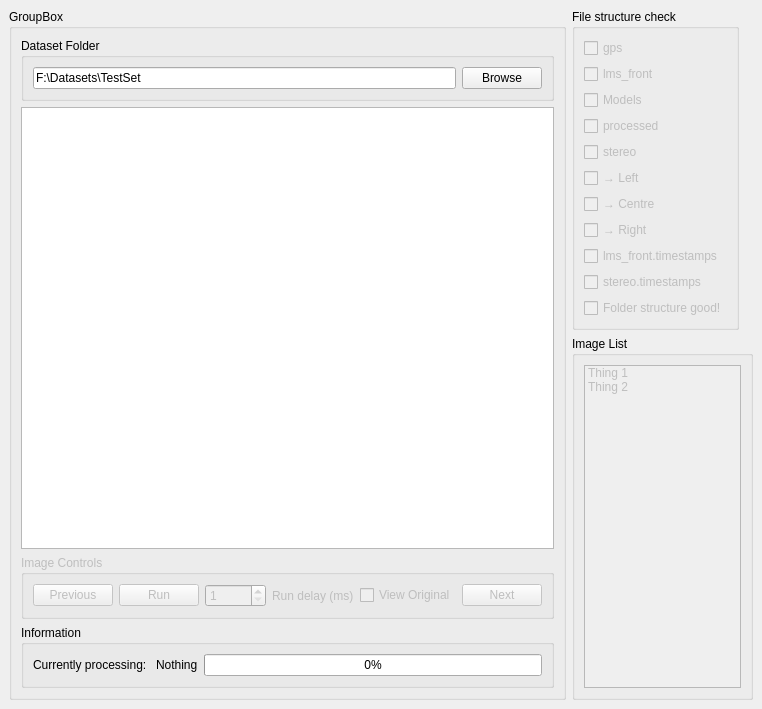
<?xml version="1.0" encoding="UTF-8"?>
<ui version="4.0">
 <class>MainWindow</class>
 <widget class="QMainWindow" name="MainWindow">
  <property name="geometry">
   <rect>
    <x>0</x>
    <y>0</y>
    <width>762</width>
    <height>709</height>
   </rect>
  </property>
  <property name="windowTitle">
   <string>MainWindow</string>
  </property>
  <widget class="QWidget" name="centralwidget">
   <layout class="QHBoxLayout" name="horizontalLayout_4">
    <item>
     <layout class="QVBoxLayout" name="verticalLayout_2">
      <item>
       <widget class="QGroupBox" name="groupBox">
        <property name="title">
         <string>GroupBox</string>
        </property>
        <layout class="QVBoxLayout" name="verticalLayout_3">
         <item>
          <widget class="QGroupBox" name="g_folder">
           <property name="sizePolicy">
            <sizepolicy hsizetype="Expanding" vsizetype="Preferred">
             <horstretch>0</horstretch>
             <verstretch>0</verstretch>
            </sizepolicy>
           </property>
           <property name="title">
            <string>Dataset Folder</string>
           </property>
           <layout class="QHBoxLayout" name="horizontalLayout">
            <item>
             <widget class="QLineEdit" name="folderLine">
              <property name="text">
               <string>F:\Datasets\TestSet</string>
              </property>
             </widget>
            </item>
            <item>
             <widget class="QPushButton" name="browseButton">
              <property name="sizePolicy">
               <sizepolicy hsizetype="Maximum" vsizetype="Fixed">
                <horstretch>0</horstretch>
                <verstretch>0</verstretch>
               </sizepolicy>
              </property>
              <property name="text">
               <string>Browse</string>
              </property>
             </widget>
            </item>
           </layout>
          </widget>
         </item>
         <item>
          <widget class="QGraphicsView" name="imageView"/>
         </item>
         <item>
          <widget class="QGroupBox" name="imageControls">
           <property name="enabled">
            <bool>false</bool>
           </property>
           <property name="title">
            <string>Image Controls</string>
           </property>
           <layout class="QHBoxLayout" name="horizontalLayout_3">
            <item>
             <widget class="QPushButton" name="pushButton_2">
              <property name="text">
               <string>Previous</string>
              </property>
             </widget>
            </item>
            <item>
             <widget class="QPushButton" name="pushButton_3">
              <property name="text">
               <string>Run</string>
              </property>
             </widget>
            </item>
            <item>
             <widget class="QSpinBox" name="spinBox">
              <property name="minimum">
               <number>1</number>
              </property>
              <property name="maximum">
               <number>10000</number>
              </property>
             </widget>
            </item>
            <item>
             <widget class="QLabel" name="label">
              <property name="text">
               <string>Run delay (ms)</string>
              </property>
              <property name="alignment">
               <set>Qt::AlignLeading|Qt::AlignLeft|Qt::AlignVCenter</set>
              </property>
             </widget>
            </item>
            <item>
             <widget class="QCheckBox" name="checkBox">
              <property name="text">
               <string>View Original</string>
              </property>
             </widget>
            </item>
            <item>
             <widget class="QPushButton" name="pushButton_4">
              <property name="text">
               <string>Next</string>
              </property>
             </widget>
            </item>
           </layout>
          </widget>
         </item>
         <item>
          <widget class="QGroupBox" name="groupBox_3">
           <property name="sizePolicy">
            <sizepolicy hsizetype="Preferred" vsizetype="Minimum">
             <horstretch>0</horstretch>
             <verstretch>0</verstretch>
            </sizepolicy>
           </property>
           <property name="title">
            <string>Information</string>
           </property>
           <layout class="QHBoxLayout" name="horizontalLayout_5">
            <item>
             <widget class="QLabel" name="label_2">
              <property name="text">
               <string>Currently processing: </string>
              </property>
             </widget>
            </item>
            <item>
             <widget class="QLabel" name="Status">
              <property name="text">
               <string>Nothing</string>
              </property>
             </widget>
            </item>
            <item>
             <widget class="QProgressBar" name="progressBar">
              <property name="sizePolicy">
               <sizepolicy hsizetype="Expanding" vsizetype="Fixed">
                <horstretch>0</horstretch>
                <verstretch>0</verstretch>
               </sizepolicy>
              </property>
              <property name="minimumSize">
               <size>
                <width>0</width>
                <height>0</height>
               </size>
              </property>
              <property name="maximum">
               <number>100</number>
              </property>
              <property name="value">
               <number>0</number>
              </property>
              <property name="format">
               <string>%p%</string>
              </property>
             </widget>
            </item>
           </layout>
          </widget>
         </item>
        </layout>
       </widget>
      </item>
     </layout>
    </item>
    <item>
     <layout class="QVBoxLayout" name="verticalLayout_4">
      <item>
       <widget class="QGroupBox" name="file_struct">
        <property name="sizePolicy">
         <sizepolicy hsizetype="Maximum" vsizetype="Preferred">
          <horstretch>0</horstretch>
          <verstretch>0</verstretch>
         </sizepolicy>
        </property>
        <property name="title">
         <string>File structure check</string>
        </property>
        <layout class="QVBoxLayout" name="verticalLayout">
         <item>
          <widget class="QCheckBox" name="g_f_gps">
           <property name="enabled">
            <bool>false</bool>
           </property>
           <property name="sizePolicy">
            <sizepolicy hsizetype="Maximum" vsizetype="Fixed">
             <horstretch>0</horstretch>
             <verstretch>0</verstretch>
            </sizepolicy>
           </property>
           <property name="text">
            <string>gps</string>
           </property>
           <property name="checkable">
            <bool>true</bool>
           </property>
           <property name="tristate">
            <bool>false</bool>
           </property>
          </widget>
         </item>
         <item>
          <widget class="QCheckBox" name="g_f_lms_front">
           <property name="enabled">
            <bool>false</bool>
           </property>
           <property name="sizePolicy">
            <sizepolicy hsizetype="Maximum" vsizetype="Fixed">
             <horstretch>0</horstretch>
             <verstretch>0</verstretch>
            </sizepolicy>
           </property>
           <property name="text">
            <string>lms_front</string>
           </property>
           <property name="checkable">
            <bool>true</bool>
           </property>
           <property name="tristate">
            <bool>false</bool>
           </property>
          </widget>
         </item>
         <item>
          <widget class="QCheckBox" name="g_f_models">
           <property name="enabled">
            <bool>false</bool>
           </property>
           <property name="sizePolicy">
            <sizepolicy hsizetype="Maximum" vsizetype="Fixed">
             <horstretch>0</horstretch>
             <verstretch>0</verstretch>
            </sizepolicy>
           </property>
           <property name="text">
            <string>Models</string>
           </property>
           <property name="checkable">
            <bool>true</bool>
           </property>
           <property name="tristate">
            <bool>false</bool>
           </property>
          </widget>
         </item>
         <item>
          <widget class="QCheckBox" name="g_f_processed">
           <property name="enabled">
            <bool>false</bool>
           </property>
           <property name="sizePolicy">
            <sizepolicy hsizetype="Maximum" vsizetype="Fixed">
             <horstretch>0</horstretch>
             <verstretch>0</verstretch>
            </sizepolicy>
           </property>
           <property name="text">
            <string>processed</string>
           </property>
           <property name="checkable">
            <bool>true</bool>
           </property>
           <property name="tristate">
            <bool>false</bool>
           </property>
          </widget>
         </item>
         <item>
          <widget class="QCheckBox" name="g_f_stereo">
           <property name="enabled">
            <bool>false</bool>
           </property>
           <property name="sizePolicy">
            <sizepolicy hsizetype="Maximum" vsizetype="Fixed">
             <horstretch>0</horstretch>
             <verstretch>0</verstretch>
            </sizepolicy>
           </property>
           <property name="text">
            <string>stereo</string>
           </property>
           <property name="checkable">
            <bool>true</bool>
           </property>
           <property name="tristate">
            <bool>false</bool>
           </property>
          </widget>
         </item>
         <item>
          <widget class="QCheckBox" name="g_f_left">
           <property name="enabled">
            <bool>false</bool>
           </property>
           <property name="sizePolicy">
            <sizepolicy hsizetype="Maximum" vsizetype="Fixed">
             <horstretch>0</horstretch>
             <verstretch>0</verstretch>
            </sizepolicy>
           </property>
           <property name="text">
            <string>→ Left</string>
           </property>
           <property name="checkable">
            <bool>true</bool>
           </property>
           <property name="tristate">
            <bool>false</bool>
           </property>
          </widget>
         </item>
         <item>
          <widget class="QCheckBox" name="g_f_centre">
           <property name="enabled">
            <bool>false</bool>
           </property>
           <property name="sizePolicy">
            <sizepolicy hsizetype="Maximum" vsizetype="Fixed">
             <horstretch>0</horstretch>
             <verstretch>0</verstretch>
            </sizepolicy>
           </property>
           <property name="text">
            <string>→ Centre</string>
           </property>
           <property name="checkable">
            <bool>true</bool>
           </property>
           <property name="tristate">
            <bool>false</bool>
           </property>
          </widget>
         </item>
         <item>
          <widget class="QCheckBox" name="g_f_right">
           <property name="enabled">
            <bool>false</bool>
           </property>
           <property name="sizePolicy">
            <sizepolicy hsizetype="Maximum" vsizetype="Fixed">
             <horstretch>0</horstretch>
             <verstretch>0</verstretch>
            </sizepolicy>
           </property>
           <property name="text">
            <string>→ Right</string>
           </property>
           <property name="checkable">
            <bool>true</bool>
           </property>
           <property name="tristate">
            <bool>false</bool>
           </property>
          </widget>
         </item>
         <item>
          <widget class="QCheckBox" name="g_f_lmsTime">
           <property name="enabled">
            <bool>false</bool>
           </property>
           <property name="sizePolicy">
            <sizepolicy hsizetype="Maximum" vsizetype="Fixed">
             <horstretch>0</horstretch>
             <verstretch>0</verstretch>
            </sizepolicy>
           </property>
           <property name="text">
            <string>lms_front.timestamps</string>
           </property>
           <property name="checkable">
            <bool>true</bool>
           </property>
           <property name="tristate">
            <bool>false</bool>
           </property>
          </widget>
         </item>
         <item>
          <widget class="QCheckBox" name="g_f_stereoTime">
           <property name="enabled">
            <bool>false</bool>
           </property>
           <property name="sizePolicy">
            <sizepolicy hsizetype="Maximum" vsizetype="Fixed">
             <horstretch>0</horstretch>
             <verstretch>0</verstretch>
            </sizepolicy>
           </property>
           <property name="text">
            <string>stereo.timestamps</string>
           </property>
           <property name="checkable">
            <bool>true</bool>
           </property>
           <property name="tristate">
            <bool>false</bool>
           </property>
          </widget>
         </item>
         <item>
          <widget class="QCheckBox" name="g_f_good">
           <property name="enabled">
            <bool>false</bool>
           </property>
           <property name="text">
            <string>Folder structure good!</string>
           </property>
           <property name="checkable">
            <bool>true</bool>
           </property>
           <property name="tristate">
            <bool>false</bool>
           </property>
          </widget>
         </item>
        </layout>
       </widget>
      </item>
      <item>
       <widget class="QGroupBox" name="groupBox_2">
        <property name="sizePolicy">
         <sizepolicy hsizetype="Maximum" vsizetype="Preferred">
          <horstretch>0</horstretch>
          <verstretch>0</verstretch>
         </sizepolicy>
        </property>
        <property name="title">
         <string>Image List</string>
        </property>
        <layout class="QHBoxLayout" name="horizontalLayout_2">
         <item>
          <widget class="QListWidget" name="listWidget">
           <property name="enabled">
            <bool>false</bool>
           </property>
           <property name="sizePolicy">
            <sizepolicy hsizetype="Maximum" vsizetype="Expanding">
             <horstretch>0</horstretch>
             <verstretch>0</verstretch>
            </sizepolicy>
           </property>
           <item>
            <property name="text">
             <string>Thing 1</string>
            </property>
           </item>
           <item>
            <property name="text">
             <string>Thing 2</string>
            </property>
           </item>
          </widget>
         </item>
        </layout>
       </widget>
      </item>
     </layout>
    </item>
   </layout>
  </widget>
  <widget class="QMenuBar" name="menubar">
   <property name="geometry">
    <rect>
     <x>0</x>
     <y>0</y>
     <width>762</width>
     <height>21</height>
    </rect>
   </property>
  </widget>
 </widget>
 <resources/>
 <connections/>
</ui>
